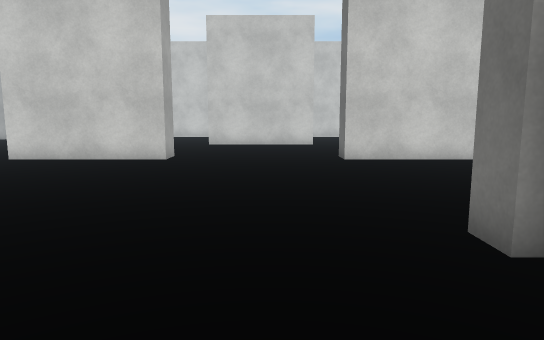
[1] (above)

20 first-person views from a walk through a 3-D level made in the Unity game engine. The camera is 1.3 m above the floor, tilts 8° down and sees 70° across. The floor is counted in squares, 1 m on a side. Each view is taken from the middle of a square. On the plan, view 1 faces up. The plan holds only what a view shows up to about 16 squares ahead; the rest is blank. The place goes on beyond the plan. Surface patterns are stand-ins for the level's own textures.

[2]
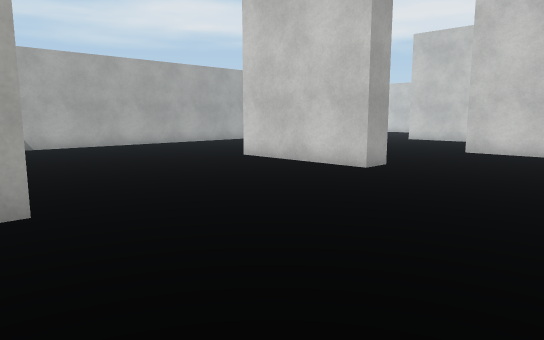

[3]
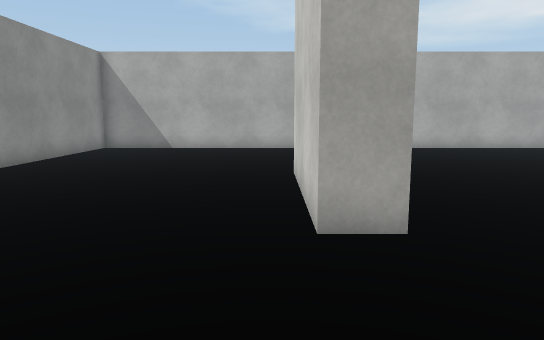

[4]
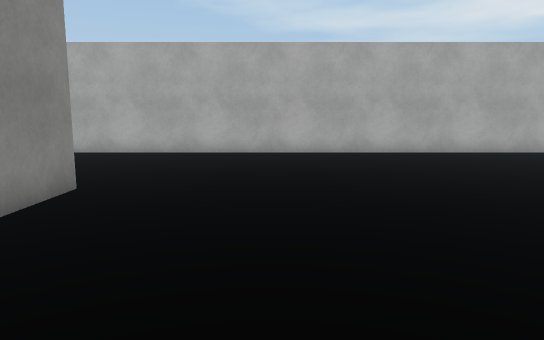

[5]
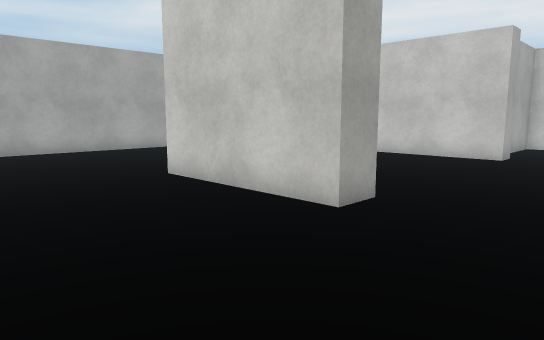

[6]
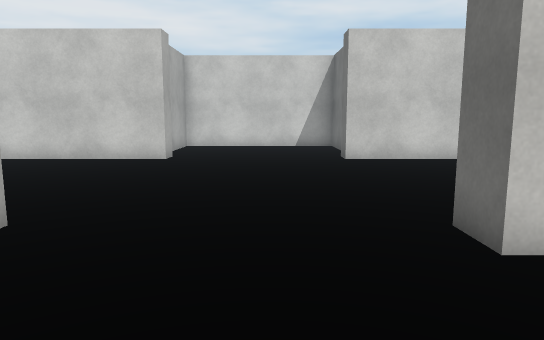

[7]
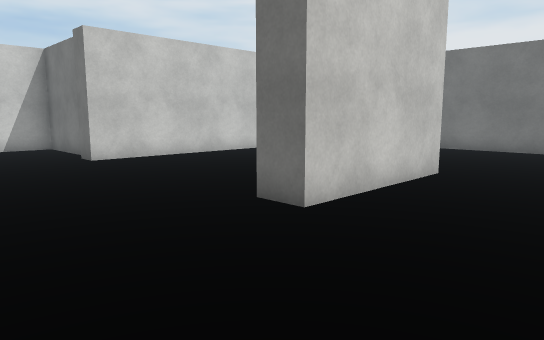

[8]
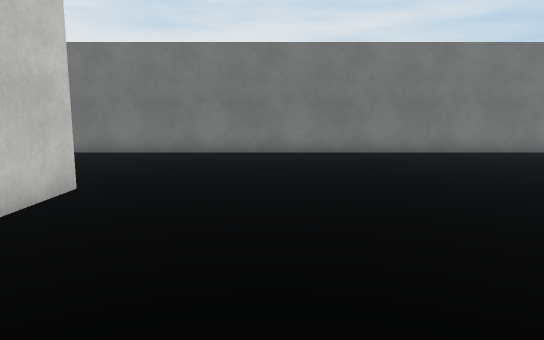

[9]
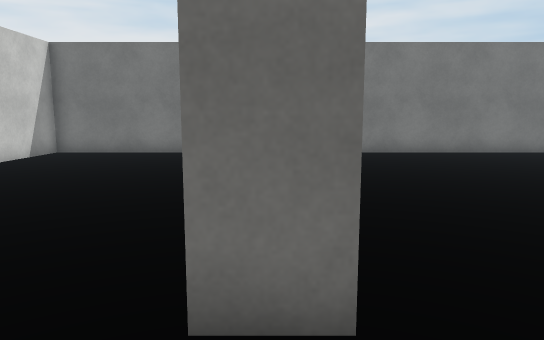

[10]
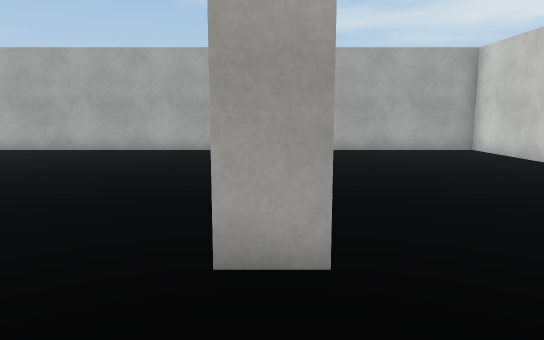

[11]
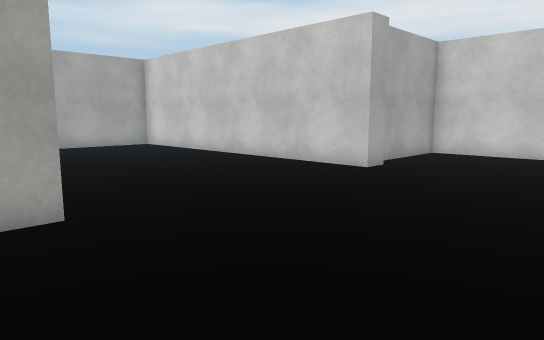

[12]
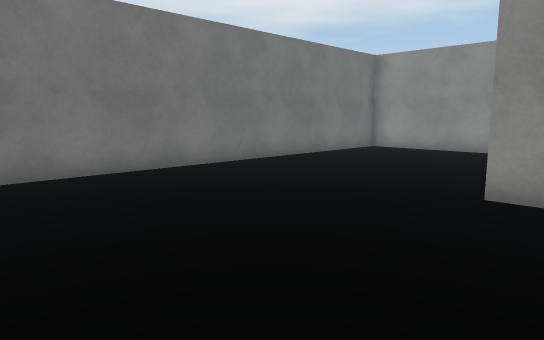

[13]
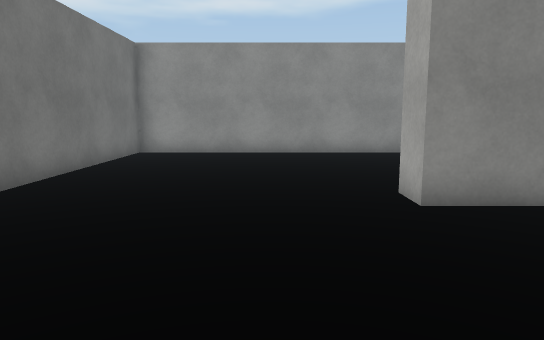

[14]
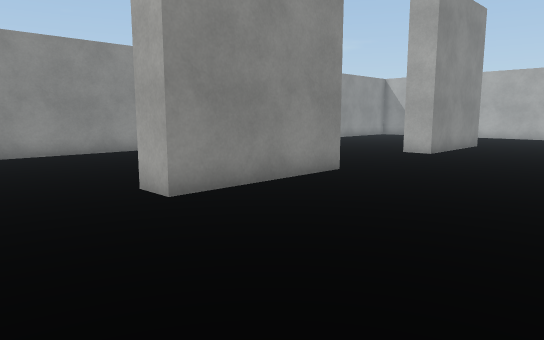

[15]
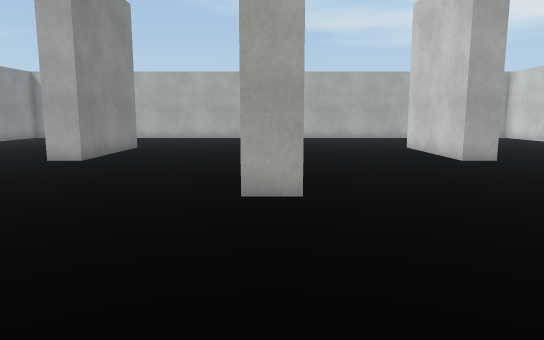

[16]
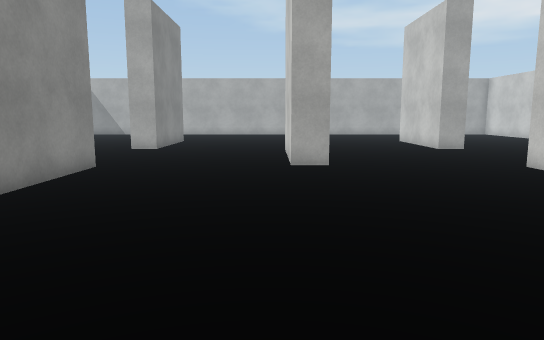

[17]
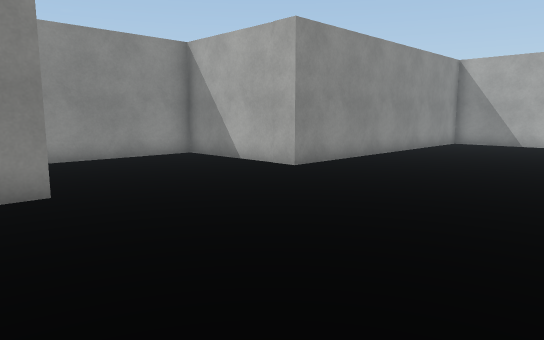

[18]
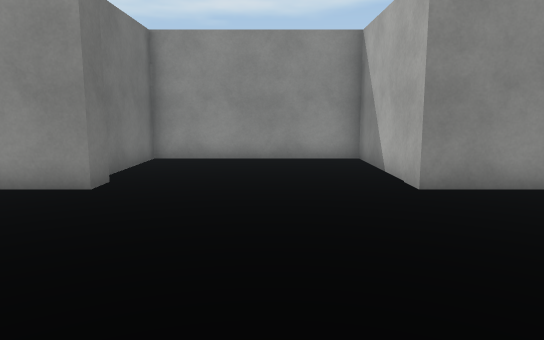

[19]
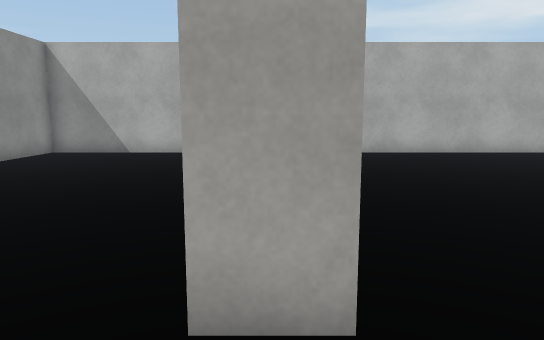

[20]
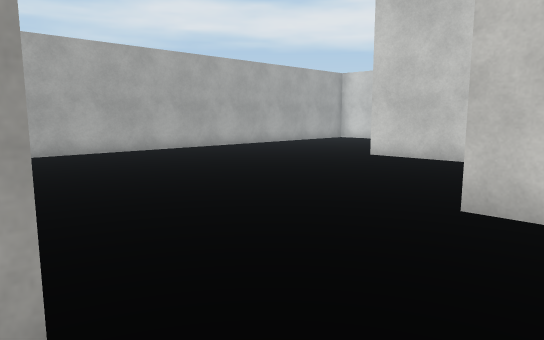

### Floor plan
Points are (right, up) in squares from view 1. A wall is a line through its corners. A room is listed if a view was taken in it or the views show most of it. See-through windows are left out.
Room 1 (views 1, 2, 3, 4, 5, 6, 7, 8, 9, 10, 11, 12, 13, 14, 15, 16, 17, 18, 19, 20)
walls: (1.8, 18.6) (1.8, 17.5) (-2.9, 17.5); (-3.2, 24.6) (-3.2, 23.5) (-7.9, 23.5); (6.9, 23.5) (2.2, 23.5) (2.2, 24.5); (-7.9, 12.5) (-3.2, 12.5) (-3.2, 11.5) (-7.9, 11.5); (6, 11.5) (2.2, 11.5) (2.2, 12.5) (6.8, 12.5) (6.8, 11.5); (-3.2, 32.5) (-3.2, 31.6) (-14.7, 31.6) (-14.7, 4.2) (-3.6, 4.2) (-3.6, -0.7) (2.6, -0.7) (2.6, 2.6); (2.6, 33.4) (2.6, 36.6) (-3.6, 36.6) (-3.6, 33.1); (2.2, 3.4) (2.2, 4.2) (13.7, 4.2) (13.7, 31.6) (10.8, 31.6); (8.8, 31.6) (2.2, 31.6) (2.2, 32.5)

Where each view was taken, in squares from view 1:
view 1: 0 up, 0 right, facing up
view 2: 3 up, 2 right, facing up-left
view 3: 11 up, 1 right, facing left
view 4: 16 up, 1 left, facing left
view 5: 19 up, 0 right, facing up-left
view 6: 20 up, 0 right, facing up
view 7: 20 up, 2 left, facing up-right
view 8: 20 up, 0 right, facing right
view 9: 24 up, 0 right, facing right
view 10: 24 up, 0 right, facing left
view 11: 23 up, 2 right, facing up-left
view 12: 19 up, 5 right, facing down-right
view 13: 18 up, 9 right, facing down
view 14: 18 up, 10 right, facing down-left
view 15: 18 up, 8 right, facing left
view 16: 17 up, 12 right, facing left
view 17: 11 up, 4 right, facing down-left
view 18: 11 up, 1 left, facing down
view 19: 12 up, 1 left, facing left
view 20: 12 up, 1 left, facing up-left
